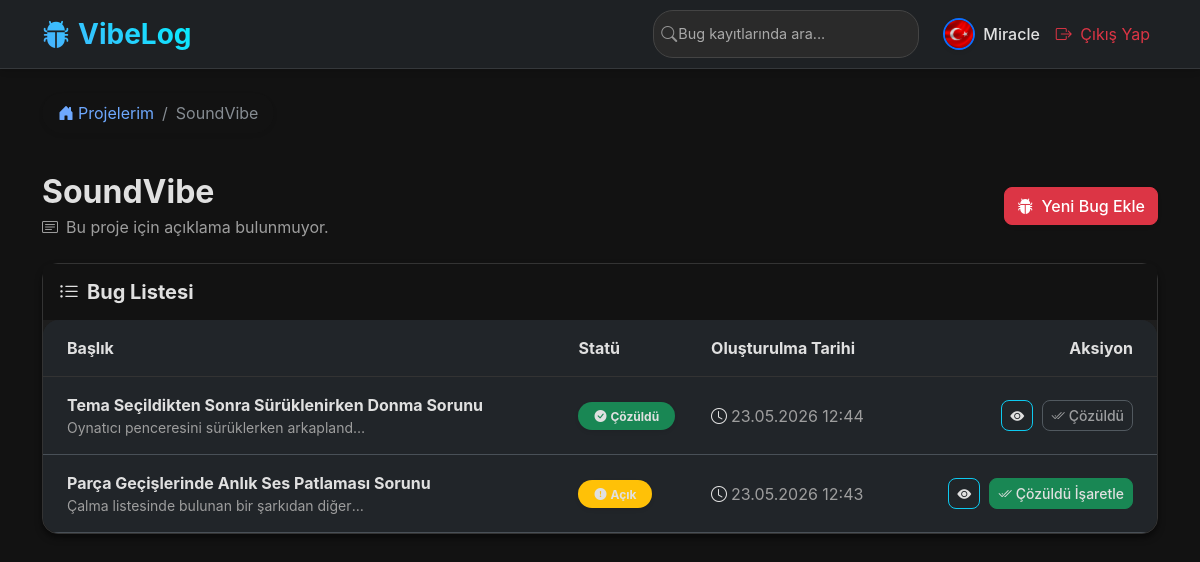
Screenshot of /project/2 (signed in) with the database file from the repository.
### app/models.py (models this page shows, shortened)
class User(UserMixin, db.Model):
    __tablename__ = 'users'
    id: Mapped[int] = mapped_column(primary_key=True)
    username: Mapped[str] = mapped_column(String(64), unique=True, nullable=False)
    email: Mapped[str] = mapped_column(String(120), unique=True, nullable=False)
    password_hash: Mapped[str] = mapped_column(String(256), nullable=False)
    avatar_image: Mapped[str] = mapped_column(String(255), default='default.png')
    dark_mode: Mapped[bool] = mapped_column(Boolean, default=False)
    created_at: Mapped[datetime] = mapped_column(default=datetime.utcnow)
    projects: Mapped[List["Project"]] = relationship(back_populates="user", cascade="all, delete-orphan")

class Project(db.Model):
    __tablename__ = 'projects'
    id: Mapped[int] = mapped_column(primary_key=True)
    name: Mapped[str] = mapped_column(String(100), nullable=False)
    description: Mapped[Optional[str]] = mapped_column(Text)
    created_at: Mapped[datetime] = mapped_column(default=datetime.utcnow)
    user_id: Mapped[int] = mapped_column(ForeignKey('users.id'), nullable=False)
    user: Mapped["User"] = relationship(back_populates="projects")
    bug_tickets: Mapped[List["BugTicket"]] = relationship(back_populates="project", cascade="all, delete-orphan")

class BugTicket(db.Model):
    __tablename__ = 'bug_tickets'
    id: Mapped[int] = mapped_column(primary_key=True)
    title: Mapped[str] = mapped_column(String(150), nullable=False)
    description: Mapped[str] = mapped_column(Text, nullable=False)
    status: Mapped[str] = mapped_column(String(50), default='Open')
    created_at: Mapped[datetime] = mapped_column(default=datetime.utcnow)
    project_id: Mapped[int] = mapped_column(ForeignKey('projects.id'), nullable=False)
    project: Mapped["Project"] = relationship(back_populates="bug_tickets")

### app/main/routes.py (the view)
@main.route('/project/<int:id>')
@login_required
def project_detail(id):
    project = db.session.get(Project, id)
    if project is None:
        abort(404)
    if project.user_id != current_user.id:
        abort(403)
    page = request.args.get('page', 1, type=int)
    pagination = BugTicket.query.filter_by(project_id=project.id).order_by(BugTicket.created_at.desc()).paginate(
        page=page, per_page=10, error_out=False
    )
    return render_template('main/project_detail.html', title=project.name, project=project, pagination=pagination)

### app/models.py (called while the page is built)
@login_manager.user_loader
def load_user(id):
    return db.session.get(User, int(id))

### app/templates/main/project_detail.html (shortened to what this page needs)
{% extends "base.html" %}
{% block content %}
<div class="mb-4">
    <nav aria-label="breadcrumb">
        <ol class="breadcrumb bg-white px-3 py-2 rounded-pill shadow-sm d-inline-flex">
            <li class="breadcrumb-item"><a href="{{ url_for('main.index') }}" class="text-decoration-none"><i class="bi bi-house-door-fill me-1"></i>Projelerim</a></li>
            <li class="breadcrumb-item active" aria-current="page">{{ project.name }}</li>
        </ol>
    </nav>
</div>
<div class="row mb-4 align-items-center">
    <div class="col-md-8">
        <h2 class="fw-bold text-dark mb-1">{{ project.name }}</h2>
        <p class="text-muted mb-0"><i class="bi bi-card-text me-2"></i>{{ project.description or 'Bu proje için açıklama bulunmuyor.' }}</p>
    </div>
    <div class="col-md-4 text-md-end mt-3 mt-md-0">
        <a href="{{ url_for('main.new_bug', project_id=project.id) }}" class="btn btn-danger shadow-sm">
            <i class="bi bi-bug-fill me-1"></i> Yeni Bug Ekle
        </a>
    </div>
</div>
<div class="card shadow-sm mb-4">
    <div class="card-header bg-white py-3 border-bottom-0">
        <h5 class="mb-0 fw-bold"><i class="bi bi-list-ul me-2 text-primary"></i>Bug Listesi</h5>
    </div>
    <div class="card-body p-0">
        {% if pagination.items %}
            <div class="table-responsive">
                <table class="table table-hover mb-0 align-middle">
                    <thead class="table-light">
                        <tr>
                            <th scope="col" class="ps-4">Başlık</th>
                            <th scope="col">Statü</th>
                            <th scope="col">Oluşturulma Tarihi</th>
                            <th scope="col" class="text-end pe-4">Aksiyon</th>
                        </tr>
                    </thead>
                    <tbody>
                        {% for bug in pagination.items %}
                        <tr>
                            <td class="ps-4">
                                <div class="fw-bold"><a href="{{ url_for('main.bug_detail', bug_id=bug.id) }}" class="text-decoration-none text-dark hover-text-primary">{{ bug.title }}</a></div>
                                <div class="small text-muted text-truncate" style="max-width: 300px;">{{ bug.description }}</div>
                            </td>
                            <td>
                                {% if bug.status == 'Open' %}
                                    <span class="badge rounded-pill bg-warning text-dark px-3 py-2 shadow-sm"><i class="bi bi-exclamation-circle-fill me-1"></i>Açık</span>
                                {% elif bug.status == 'Closed' or bug.status == 'Çözüldü' %}
                                    <span class="badge rounded-pill bg-success px-3 py-2 shadow-sm"><i class="bi bi-check-circle-fill me-1"></i>Çözüldü</span>
                                {% else %}
                                    <span class="badge rounded-pill bg-secondary px-3 py-2 shadow-sm">{{ bug.status }}</span>
                                {% endif %}
                            </td>
                            <td class="text-muted"><i class="bi bi-clock me-1"></i>{{ bug.created_at.strftime('%d.%m.%Y %H:%M') }}</td>
                            <td class="text-end pe-4">
                                <a href="{{ url_for('main.bug_detail', bug_id=bug.id) }}" class="btn btn-sm btn-outline-info me-1" title="Detaylar"><i class="bi bi-eye-fill"></i></a>
                                {% if bug.status == 'Open' %}
                                    <form action="{{ url_for('main.resolve_bug', id=bug.id) }}" method="POST" class="d-inline">
                                        <button type="submit" class="btn btn-sm btn-success"><i class="bi bi-check2-all me-1"></i>Çözüldü İşaretle</button>
                                    </form>
                                {% else %}
                                    <button class="btn btn-sm btn-outline-secondary" disabled><i class="bi bi-check2-all me-1"></i>Çözüldü</button>
                                {% endif %}
                            </td>
                        </tr>
                        {% endfor %}
                    </tbody>
                </table>
            </div>
        {% else %}
            <div class="text-center py-5">
                <h5 class="text-muted">Bu projede henüz hiç bug kaydı yok! 🎉</h5>
            </div>
        {% endif %}
    </div>
</div>
{% endblock %}

### app/templates/base.html (shortened to what this page needs)
<!DOCTYPE html>
<html lang="tr">
<head>
    <link href="https://cdn.jsdelivr.net/npm/bootstrap@5.3.0/dist/css/bootstrap.min.css" rel="stylesheet">
    <link rel="stylesheet" href="https://cdn.jsdelivr.net/npm/bootstrap-icons@1.11.3/font/bootstrap-icons.min.css">
    <link rel="stylesheet" href="{{ url_for('static', filename='css/style.css') }}">
</head>
<body class="bg-light transition-base" {% if current_user.is_authenticated and current_user.dark_mode %}data-bs-theme="dark"{% endif %}>
    <nav class="navbar navbar-expand-lg navbar-dark navbar-glass mb-4 sticky-top">
        <div class="container">
            <a class="navbar-brand fs-3 fw-bold text-gradient" href="/"><i class="bi bi-bug-fill me-2 text-primary"></i>VibeLog</a>
            <div class="collapse navbar-collapse" id="navbarNav">
                <ul class="navbar-nav ms-auto align-items-center">
                    {% if current_user.is_authenticated %}
                        <li class="nav-item me-lg-3 my-2 my-lg-0">
                            <form action="{{ url_for('main.search') }}" method="GET" class="d-flex">
                                <div class="position-relative">
                                    <input class="form-control search-glass ps-4" type="search" name="q" placeholder="Bug kayıtlarında ara..." aria-label="Search" required>
                                    <i class="bi bi-search position-absolute top-50 start-0 translate-middle-y ms-2 text-white-50"></i>
                                </div>
                            </form>
                        </li>
                        <li class="nav-item">
                            <a class="nav-link d-flex align-items-center" href="{{ url_for('main.profile') }}">
                                <img src="{{ url_for('static', filename='uploads/avatars/' + current_user.avatar_image) }}" alt="Avatar" class="rounded-circle border border-2 border-primary me-2 object-fit-cover shadow-sm" width="32" height="32" onerror="this.src='https://ui-avatars.com/api/?name={{ current_user.username }}&background=0D8ABC&color=fff'">
                                <span class="fw-medium">{{ current_user.username }}</span>
                            </a>
                        </li>
                        <li class="nav-item">
                            <a class="nav-link text-danger" href="{{ url_for('auth.logout') }}"><i class="bi bi-box-arrow-right me-1"></i> Çıkış Yap</a>
                        </li>
                    {% endif %}
                </ul>
            </div>
        </div>
    </nav>
    <div class="container">
        {% block content %}{% endblock %}
    </div>
</body>
</html>

### app/static/css/style.css (style rules this page uses)
body { background: linear-gradient(135deg, #f5f7fa 0%, #c3cfe2 100%); min-height: 100vh; font-family: 'Inter', -apple-system, BlinkMacSystemFont, "Segoe UI", Roboto, "Helvetica Neue", Arial, sans-serif; }
.navbar-glass { background: rgba(33, 37, 41, 0.85) !important; backdrop-filter: blur(10px); -webkit-backdrop-filter: blur(10px); border-bottom: 1px solid rgba(255, 255, 255, 0.1); box-shadow: 0 4px 6px -1px rgba(0, 0, 0, 0.1), 0 2px 4px -1px rgba(0, 0, 0, 0.06); }
.text-gradient { background: linear-gradient(45deg, #4facfe 0%, #00f2fe 100%); -webkit-background-clip: text; -webkit-text-fill-color: transparent; background-clip: text; }
.card { border: none; border-radius: 1rem; box-shadow: 0 0.5rem 1rem rgba(0, 0, 0, 0.05); transition: transform 0.3s ease, box-shadow 0.3s ease; background: rgba(255, 255, 255, 0.95); }
.btn { border-radius: 0.5rem; transition: all 0.3s ease; font-weight: 500; }
.table-responsive { border-radius: 1rem; }
.table { margin-bottom: 0; }
.table > :not(caption) > * > * { padding: 1rem 0.5rem; }
.form-control { border-radius: 0.5rem; padding: 0.75rem 1rem; border: 1px solid #dee2e6; transition: border-color 0.15s ease-in-out, box-shadow 0.15s ease-in-out; }
.search-glass { background: rgba(255, 255, 255, 0.1); border: 1px solid rgba(255, 255, 255, 0.2); color: #fff; border-radius: 20px; font-size: 0.9rem; transition: all 0.3s ease; }
.search-glass::placeholder { color: rgba(255, 255, 255, 0.6); }
[data-bs-theme="dark"], [data-bs-theme="dark"] body, [data-bs-theme="dark"] .bg-light, [data-bs-theme="dark"] .bg-white, [data-bs-theme="dark"] .container-fluid { background-color: #121212 !important; background-image: none !important; color: #e0e0e0 !important; }
[data-bs-theme="dark"] h1, [data-bs-theme="dark"] h2, [data-bs-theme="dark"] h3, [data-bs-theme="dark"] h4, [data-bs-theme="dark"] p, [data-bs-theme="dark"] span, [data-bs-theme="dark"] .text-dark { color: #e0e0e0 !important; }
[data-bs-theme="dark"] .card { background-color: #1e1e1e !important; background-image: none !important; border: 1px solid #333 !important; backdrop-filter: none !important; -webkit-backdrop-filter: none !important; box-shadow: 0 4px 6px rgba(0,0,0,0.5) !important; }
[data-bs-theme="dark"] .card * { color: #e0e0e0 !important; }
[data-bs-theme="dark"] .text-muted { color: #9e9e9e !important; }
[data-bs-theme="dark"] .table { color: #e0e0e0 !important; }
[data-bs-theme="dark"] .table th { color: #ffffff !important; }
[data-bs-theme="dark"] .form-control { background-color: #2a2a2a !important; border: 1px solid #444 !important; color: #ffffff !important; }
[data-bs-theme="dark"] thead, [data-bs-theme="dark"] th, [data-bs-theme="dark"] .table-light, [data-bs-theme="dark"] .table thead th { background-color: #212529 !important; color: #e0e0e0 !important; border-bottom-color: #333 !important; }

### rows the page displays
User: avatar_image (picture), username "Miracle"
Project: name "SoundVibe", description "Bu proje için açıklama bulunmuyor."
BugTicket: title "Tema Seçildikten Sonra Sürüklenirken Donma Sorunu", description "Oynatıcı penceresini sürüklerken arkapland…", status "Closed" (drawn), created_at "23.05.2026 12:44"
BugTicket: title "Parça Geçişlerinde Anlık Ses Patlaması Sorunu", description "Çalma listesinde bulunan bir şarkıdan diğer…", status "Open" (drawn), created_at "23.05.2026 12:43"
